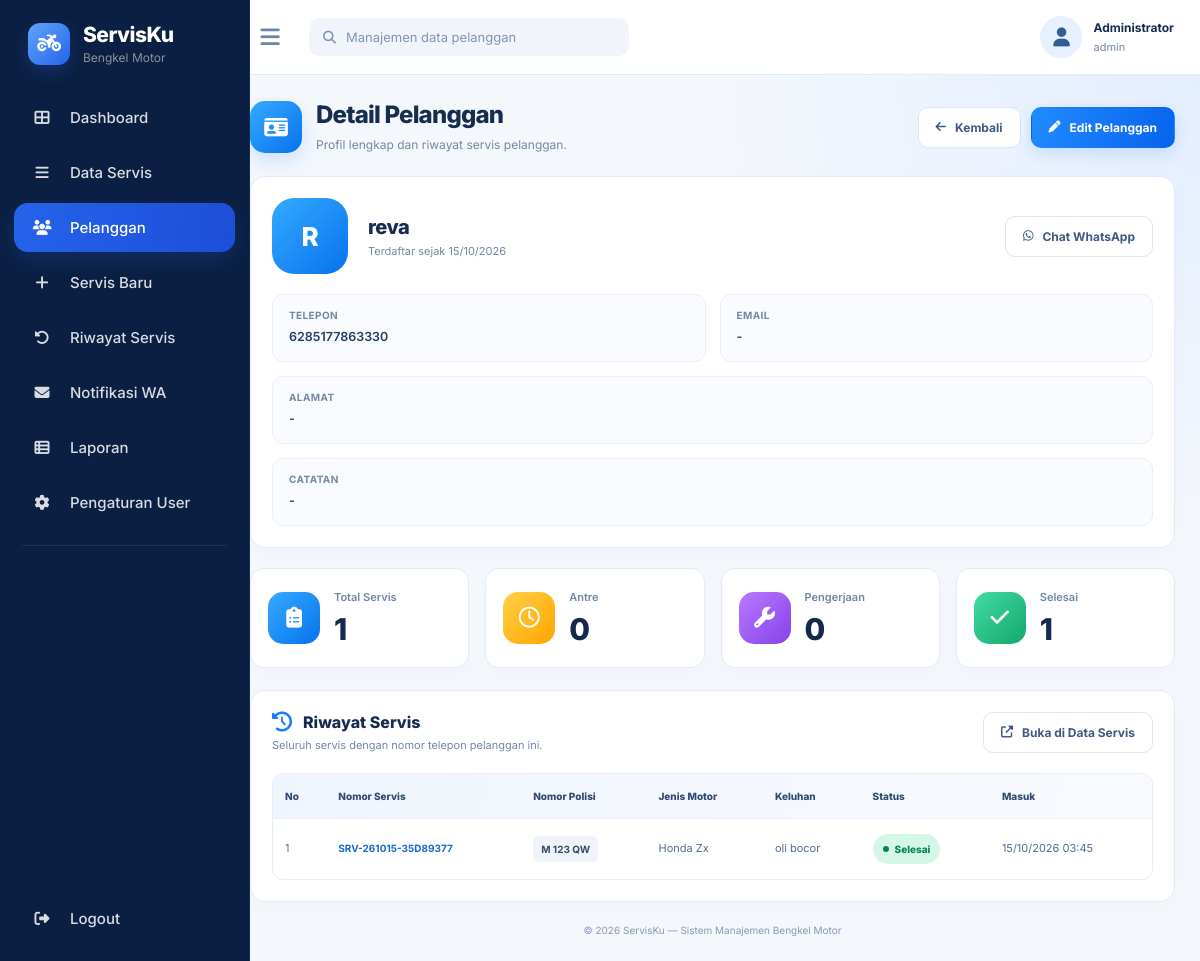
The app's page /detail_pelanggan.php?id=9 (signed in) with its own data.
### tables this page shows
CREATE TABLE `pelanggan` (
  `id` int(11) NOT NULL,
  `nama` varchar(100) NOT NULL,
  `telepon` varchar(20) NOT NULL,
  `email` varchar(100) DEFAULT NULL,
  `alamat` text DEFAULT NULL,
  `catatan` text DEFAULT NULL,
  `created_at` timestamp NOT NULL DEFAULT current_timestamp(),
  `updated_at` timestamp NOT NULL DEFAULT current_timestamp() ON UPDATE current_timestamp(),
  `password` varchar(255) DEFAULT NULL,
  `foto_profil` varchar(255) DEFAULT NULL
);

CREATE TABLE `servis` (
  `id` int(11) NOT NULL,
  `nomor_servis` varchar(30) NOT NULL,
  `nama_pelanggan` varchar(100) NOT NULL,
  `telepon` varchar(20) NOT NULL,
  `nomor_polisi` varchar(20) NOT NULL,
  `jenis_motor` varchar(100) NOT NULL,
  `keluhan` text NOT NULL,
  `status` enum('Antre','Pengerjaan','Selesai') NOT NULL DEFAULT 'Antre',
  `estimasi_selesai` datetime DEFAULT NULL,
  `selesai_pada` datetime DEFAULT NULL,
  `catatan_petugas` text DEFAULT NULL,
  `alasan_keterlambatan` text DEFAULT NULL,
  `created_at` timestamp NOT NULL DEFAULT current_timestamp(),
  `updated_at` timestamp NOT NULL DEFAULT current_timestamp() ON UPDATE current_timestamp(),
  `id_pelanggan` int(11) DEFAULT NULL
);

### detail_pelanggan.php (the view, shortened to what this page needs)
<?php
require_once __DIR__ . '/includes/pelanggan_helper.php';
$idPelanggan = filter_var($_GET['id'] ?? null, FILTER_VALIDATE_INT);
$pelanggan = false;
if ($idPelanggan) {
    $stmt = $pdo->prepare('SELECT * FROM pelanggan WHERE id = ?');
    $stmt->execute([$idPelanggan]);
    $pelanggan = $stmt->fetch();
}
$stmt = $pdo->prepare('
    SELECT id, nomor_servis, nomor_polisi, jenis_motor, keluhan,
           status, estimasi_selesai, created_at
    FROM servis
    WHERE ' . sqlTeleponServis() . ' = ?
    ORDER BY created_at DESC
');
$stmt->execute([$pelanggan['telepon']]);
$riwayat = $stmt->fetchAll();
$jumlah = ['Antre' => 0, 'Pengerjaan' => 0, 'Selesai' => 0];
foreach ($riwayat as $r) {
    $jumlah[$r['status']] = ($jumlah[$r['status']] ?? 0) + 1;
}
require_once __DIR__ . '/includes/sidebar.php';
?>
<main class="main">
    <section class="content">
        <div class="page-heading">
            <div class="heading-left">
                <div class="heading-icon"><i class="fa-solid fa-id-card"></i></div>
                <div>
                    <h1>Detail Pelanggan</h1>
                    <p>Profil lengkap dan riwayat servis pelanggan.</p>
                </div>
            </div>
            <div class="heading-actions">
                <a href="pelanggan.php" class="btn-secondary">
                    <i class="fa-solid fa-arrow-left"></i> Kembali
                </a>
                <a href="edit_pelanggan.php?id=<?= (int) $pelanggan['id'] ?>" class="btn-primary">
                    <i class="fa-solid fa-pen"></i> Edit Pelanggan
                </a>
            </div>
        </div>
        <section class="panel">
            <div class="profile-card">
                <div class="cust-avatar lg"><?= e(inisial($pelanggan['nama'])) ?></div>
                <div class="profile-info">
                    <h2><?= e($pelanggan['nama']) ?></h2>
                    <p class="since">
                        Terdaftar sejak <?= e(formatTanggal($pelanggan['created_at'], false)) ?>
                    </p>
                </div>
                <a href="<?= e(linkWhatsapp($pelanggan['telepon'])) ?>"
                   target="_blank" rel="noopener" class="btn-secondary">
                    <i class="fa-brands fa-whatsapp"></i> Chat WhatsApp
                </a>
            </div>
            <div class="info-grid">
                <div class="info-item">
                    <small>Telepon</small>
                    <span><?= e($pelanggan['telepon']) ?></span>
                </div>
                <div class="info-item">
                    <small>Email</small>
                    <span><?= e($pelanggan['email']) ?></span>
                </div>
                <div class="info-item full">
                    <small>Alamat</small>
                    <span><?= e($pelanggan['alamat']) ?></span>
                </div>
                <div class="info-item full">
                    <small>Catatan</small>
                    <span><?= e($pelanggan['catatan']) ?></span>
                </div>
            </div>
        </section>
        <div class="stats" style="margin-top:20px; grid-template-columns:repeat(auto-fit,minmax(180px,1fr));">
            <div class="stat-card">
                <div class="stat-icon blue"><i class="fa-solid fa-clipboard-list"></i></div>
                <div class="stat-info"><p>Total Servis</p><strong><?= count($riwayat) ?></strong></div>
            </div>
            <div class="stat-card">
                <div class="stat-icon yellow"><i class="fa-regular fa-clock"></i></div>
                <div class="stat-info"><p>Antre</p><strong><?= $jumlah['Antre'] ?></strong></div>
            </div>
            <div class="stat-card">
                <div class="stat-icon purple"><i class="fa-solid fa-wrench"></i></div>
                <div class="stat-info"><p>Pengerjaan</p><strong><?= $jumlah['Pengerjaan'] ?></strong></div>
            </div>
            <div class="stat-card">
                <div class="stat-icon green"><i class="fa-solid fa-check"></i></div>
                <div class="stat-info"><p>Selesai</p><strong><?= $jumlah['Selesai'] ?></strong></div>
            </div>
        </div>
        <section class="panel">
            <div class="panel-header">
                <div>
                    <h2><i class="fa-solid fa-clock-rotate-left"></i> Riwayat Servis</h2>
                    <p>Seluruh servis dengan nomor telepon pelanggan ini.</p>
                </div>
                <a href="data_servis.php?cari=<?= urlencode($pelanggan['telepon']) ?>" class="btn-secondary">
                    <i class="fa-solid fa-up-right-from-square"></i> Buka di Data Servis
                </a>
            </div>
            <div class="table-wrap">
                <table style="min-width:760px">
                    <thead>
                        <tr>
                            <th>No</th>
                            <th>Nomor Servis</th>
                            <th>Nomor Polisi</th>
                            <th>Jenis Motor</th>
                            <th>Keluhan</th>
                            <th>Status</th>
                            <th>Masuk</th>
                        </tr>
                    </thead>
                    <tbody>
                    <?php if ($riwayat): ?>
                        <?php foreach ($riwayat as $i => $r): ?>
                            <tr>
                                <td><?= $i + 1 ?></td>
                                <td><span class="service-number"><?= e($r['nomor_servis']) ?></span></td>
                                <td><span class="plate"><?= e($r['nomor_polisi']) ?></span></td>
                                <td><?= e($r['jenis_motor']) ?></td>
                                <td><?= e($r['keluhan']) ?></td>
                                <td>
                                    <span class="status <?= statusClass($r['status']) ?>">
                                        <?= e($r['status']) ?>
                                    </span>
                                </td>
                                <td><?= e(formatTanggal($r['created_at'])) ?></td>
                            </tr>
                        <?php endforeach; ?>
                    <?php endif; ?>
                    </tbody>
                </table>
            </div>
        </section>
        <footer class="footer">
            &copy; <?= date('Y') ?> ServisKu — Sistem Manajemen Bengkel Motor
        </footer>
    </section>
</main>
</body>
</html>

### sidebar.php (style rules this page uses)
:root { --sidebar-width: 250px; --sb-bg: #0b1f42; --sb-text: #d9dce3; --sb-orange: #2563eb; }
* { box-sizing: border-box; }

### records on screen
pelanggan: nama "R", nama "reva", created_at "15/10/2026", telepon "6285177863330", email "-", alamat "-", catatan "-"
servis: nomor_servis "SRV-261015-35D89377", nomor_polisi "M 123 QW", jenis_motor "Honda Zx", keluhan "oli bocor", status "Selesai", created_at "15/10/2026 03:45"

### other values on screen
$menu['label'] "Dashboard"
$menu['label'] "Data Servis"
$menu['label'] "Pelanggan"
$menu['label'] "Servis Baru"
$menu['label'] "Riwayat Servis"
$menu['label'] "Notifikasi WA"
$menu['label'] "Laporan"
$menu['label'] "Pengaturan User"
$teks "Manajemen data pelanggan"
$nama "Administrator"
$role "admin"
count($riwayat) "1"
$jumlah['Antre'] "0"
$jumlah['Pengerjaan'] "0"
$jumlah['Selesai'] "1"
